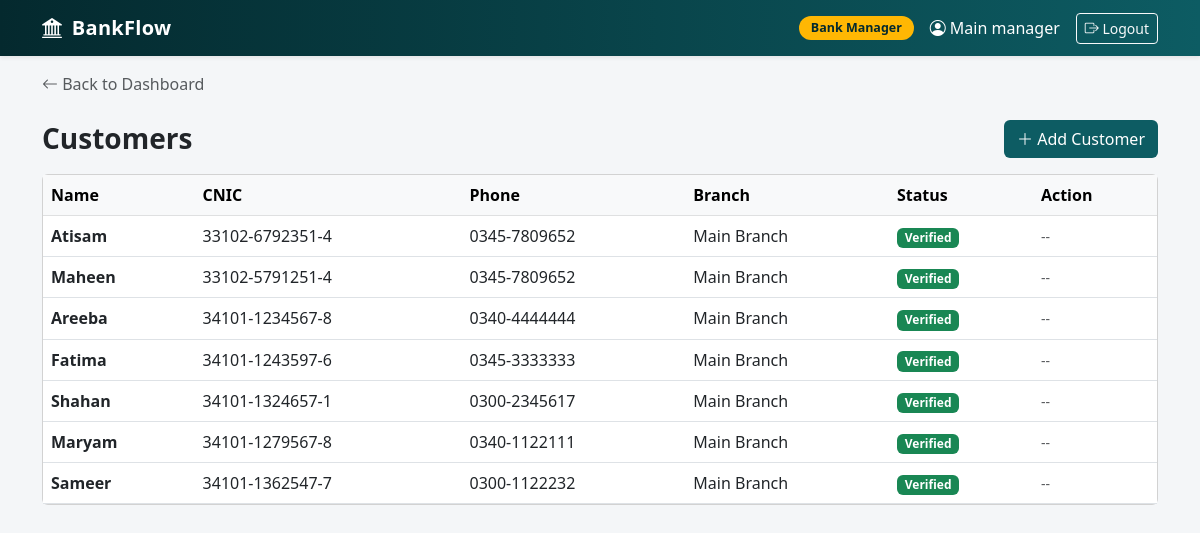
/customers/ (signed in), run on an earlier commit of the app's database.
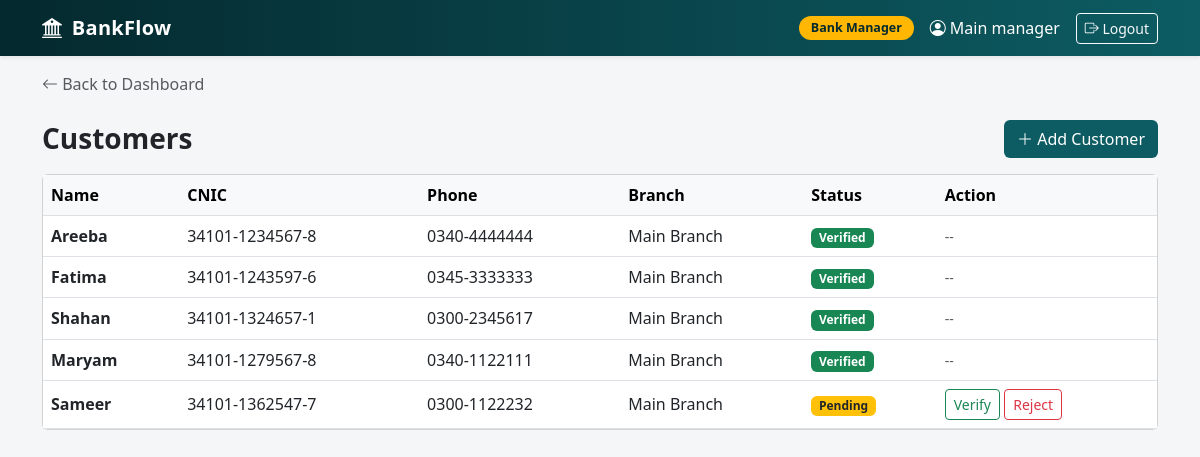
And on a later commit of the database.
### tables this page shows
CREATE TABLE customers(
    customer_id INTEGER PRIMARY KEY,
    branch_id INTEGER NOT NULL,
    full_name TEXT NOT NULL,
    cnic TEXT UNIQUE NOT NULL,
    phone TEXT,
    email TEXT,
    cust_address TEXT,
    reg_status TEXT NOT NULL DEFAULT 'PENDING' CHECK(reg_status IN('PENDING','VERIFIED','REJECTED')),
    created_at TEXT NOT NULL DEFAULT (datetime('now')),
    FOREIGN KEY (branch_id) REFERENCES branches(branch_id)
);

CREATE TABLE branches(
    branch_id INTEGER PRIMARY KEY,
    branch_code TEXT UNIQUE NOT NULL,
    branch_name TEXT NOT NULL,
    city TEXT,
    created_at TEXT NOT NULL DEFAULT (datetime('now'))
);

### routes/customers.py (the view)
@bp.route("/")
@login_required
@role_required("SUPER_ADMIN","MANAGER")
def list_customers():
    if current_user.role =="MANAGER":
        rows = query("""SELECT c.* , b.branch_name FROM customers c
                     JOIN branches b ON b.branch_id =c.branch_id
                     WHERE c.branch_id=?
                     ORDER BY c.created_at DESC""",
                     (current_user.branch_id,))
    else:
        rows = query("""SELECT c.* ,b.branch_name FROM customers c
                     JOIN branches b ON b.branch_id =c.branch_id
                     ORDER BY c.created_at DESC""")
    return render_template("customers/list.html",customers=rows)

### auth.py (called while the page is built)
@login_manager.user_loader
def load_user(user_id):
    row=query("SELECT * FROM users WHERE user_id=?",(user_id,),one=True)
    return User(row) if row else None

def role_required(*roles):
    def decorater(f):
        @wraps(f)
        def wrapper (*args,**kwargs):
            if current_user.role not in roles:
                abort(403)
            return f(*args,**kwargs)
        return wrapper
    return decorater

### db.py (called while the page is built)
def get_db():
    if 'db' not in g:
        g.db=sqlite3.connect(config.DB_PATH)
        g.db.row_factory=sqlite3.Row
        g.db.execute("PRAGMA foreign_keys=ON")
    return g.db

def query(sql,params=(),one=False):
    rows=get_db().execute(sql,params).fetchall()
    if one:
        return rows[0]  if rows else None
    return rows

### templates/customers/list.html (shortened to what this page needs)
{% extends "base.html" %}
{% block back_link %}
<a href="{{ url_for('dashboard') }}" class="text-decoration-none text-muted">
    <i class="bi bi-arrow-left"></i> Back to Dashboard
</a>
{% endblock %}
{% block content %}
<div class="d-flex justify-content-between align-items-center mb-3">
    <h3 class="fw-bold mb-0">Customers</h3>
    <a href="{{ url_for('customers.add_customer') }}" class="btn text-white" style="background: var(--brand);">
        <i class="bi bi-plus-lg"></i> Add Customer
    </a>
</div>
<div class="card">
    <div class="table-responsive">
        <table class="table table-hover align-middle mb-0">
            <thead class="table-light">
                <tr>
                    <th>Name</th>
                    <th>CNIC</th>
                    <th>Phone</th>
                    <th>Branch</th>
                    <th>Status</th>
                    <th>Action</th>
                </tr>
            </thead>
            <tbody>
                {% for c in customers %}
                <tr>
                    <td class="fw-semibold">{{ c.full_name }}</td>
                    <td>{{ c.cnic }}</td>
                    <td>{{ c.phone }}</td>
                    <td>{{ c.branch_name }}</td>
                    <td>
                        {% if c.reg_status == 'VERIFIED' %}
                        <span class="badge bg-success">Verified</span>
                        {% elif c.reg_status == 'REJECTED' %}
                        <span class="badge bg-danger">Rejected</span>
                        {% else %}
                        <span class="badge bg-warning text-dark">Pending</span>
                        {% endif %}
                    </td>
                    <td>
                        {% if c.reg_status == 'PENDING' %}
                        <form method="post" action="{{ url_for('customers.verify_customer', cid=c.customer_id) }}"
                            class="d-inline">
                            <button class="btn btn-sm btn-outline-success">Verify</button>
                        </form>
                        <form method="post" action="{{ url_for('customers.verify_customer', cid=c.customer_id) }}"
                            class="d-inline">
                            <button class="btn btn-sm btn-outline-danger">Reject</button>
                        </form>
                        {% else %}
                        <span class="text-muted small">--</span>
                        {% endif %}
                    </td>
                </tr>
                {% else %}
                <tr>
                    <td colspan="6" class="text-center text-muted py-4">No customers yet</td>
                </tr>
                {% endfor %}
            </tbody>
        </table>
    </div>
</div>
{% endblock %}

What changed in the data, as far as the page shows it:
removed customers: full_name "Atisam", cnic "33102-6792351-4", phone "0345-7809652", branch_name "Main Branch", reg_status "Verified"
removed customers: full_name "Maheen", cnic "33102-5791251-4", phone "0345-7809652", branch_name "Main Branch", reg_status "Verified"
changed customers "Sameer": reg_status "Verified --" → "Pending Verify Reject"
